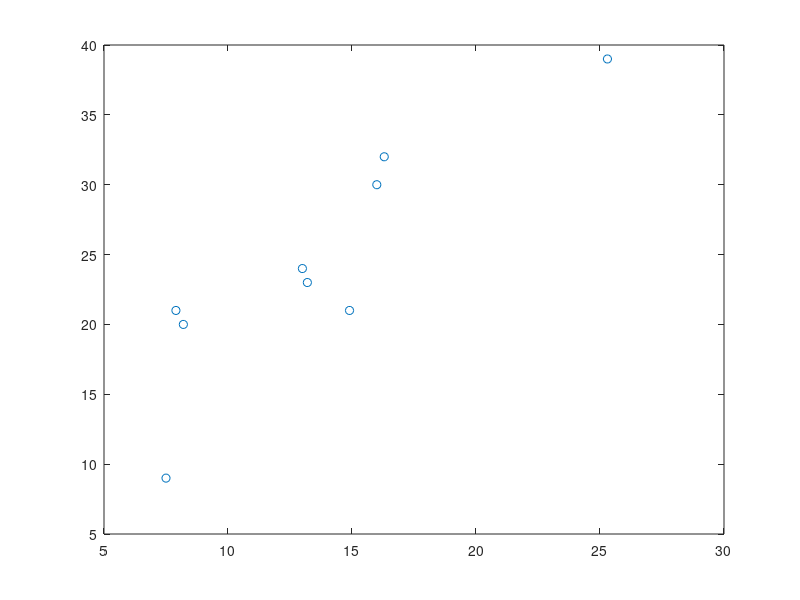
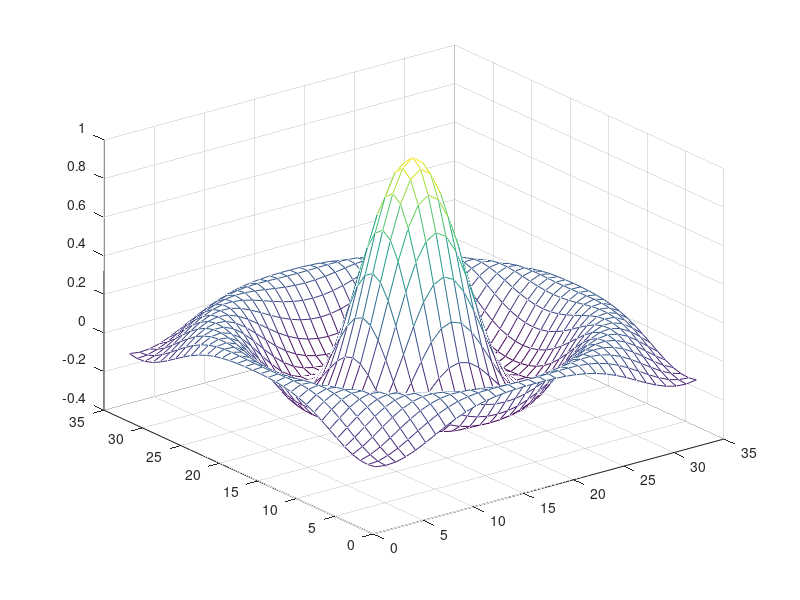

MATLAB code for these plots, in order:
x=[13.2 13 14.9 8.2 7.9 25.3 16.0 16.3 7.5];
y=[23   24  21  20  21  39   30   32   9];
[R,P]=corrcoef(x,y)
plot(x,y,'o')

figure;
[X,Y] = meshgrid(-8:.5:8);
R = sqrt(X.^2 + Y.^2) + eps;
Z = sin(R)./R;
mesh(Z);
